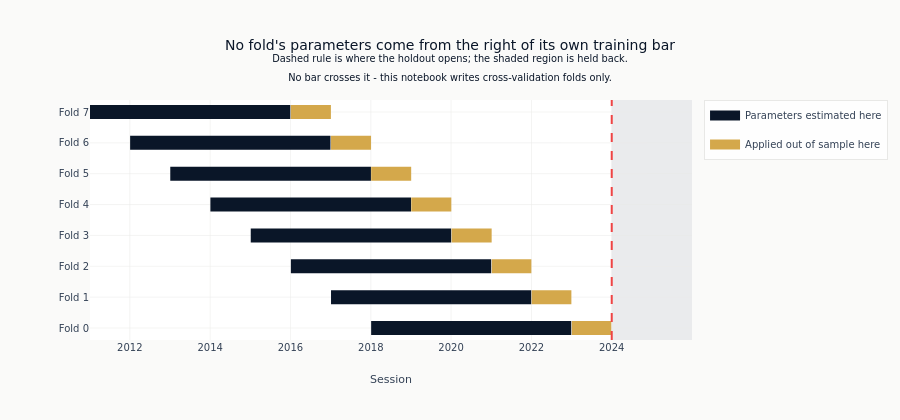

Notebook source saved alongside this figure:
### Markdown cell above
The holdout is drawn on the same axis: shaded from the date it opens to the end of the
price file, with a rule at the boundary itself.

### Code cell
fig.add_vrect(
    x0=HOLDOUT_START.isoformat(),
    x1=max(all_dates).isoformat(),
    fillcolor=COLORS["neutral"],
    opacity=0.10,
    line_width=0,
    layer="below",
)
fig.add_vline(x=HOLDOUT_START.isoformat(), line_dash="dash", line_color=COLORS["negative"])
fig.update_layout(
    title=(
        "No fold's parameters come from the right of its own training bar"
        "<br><sup>Dashed rule is where the holdout opens; the shaded region is held back."
        "<br>No bar crosses it - this notebook writes cross-validation folds only.</sup>"
    ),
    xaxis_title="Session",
    yaxis_title="",
    height=420,
    margin={"l": 90},
)
show_plotly_with_alt(
    fig,
    "One horizontal bar per fold, split into the stretch each fold's models are "
    "estimated on and the later stretch they are applied to out of sample. The bars step "
    "up and to the right, fold zero covering the most recent window and the "
    "highest-numbered fold the oldest. A dashed vertical rule marks where the holdout "
    "opens, with the region beyond it shaded, and every bar ends to the left of it.",
)

### Figure 1 — Plotly figure (JSON) as saved in the notebook; plotly's stock layout.template omitted (floating-point values rounded to 4 significant figures)
{"data": [{"legendgroup": "Parameters estimated here", "line": {"color": "#0a1628", "width": 14}, "mode": "lines", "name": "Parameters estimated here", "showlegend": true, "type": "scatter", "x": ["2018-01-04", "2022-12-29"], "y": ["Fold 0", "Fold 0"]}, {"legendgroup": "Applied out of sample here", "line": {"color": "#D4A84B", "width": 14}, "mode": "lines", "name": "Applied out of sample here", "showlegend": true, "type": "scatter", "x": ["2023-01-03", "2023-12-28"], "y": ["Fold 0", "Fold 0"]}, {"legendgroup": "Parameters estimated here", "line": {"color": "#0a1628", "width": 14}, "mode": "lines", "name": "Parameters estimated here", "showlegend": false, "type": "scatter", "x": ["2017-01-04", "2021-12-30"], "y": ["Fold 1", "Fold 1"]}, {"legendgroup": "Applied out of sample here", "line": {"color": "#D4A84B", "width": 14}, "mode": "lines", "name": "Applied out of sample here", "showlegend": false, "type": "scatter", "x": ["2022-01-03", "2022-12-30"], "y": ["Fold 1", "Fold 1"]}, {"legendgroup": "Parameters estimated here", "line": {"color": "#0a1628", "width": 14}, "mode": "lines", "name": "Parameters estimated here", "showlegend": false, "type": "scatter", "x": ["2016-01-05", "2020-12-31"], "y": ["Fold 2", "Fold 2"]}, {"legendgroup": "Applied out of sample here", "line": {"color": "#D4A84B", "width": 14}, "mode": "lines", "name": "Applied out of sample here", "showlegend": false, "type": "scatter", "x": ["2021-01-05", "2021-12-31"], "y": ["Fold 2", "Fold 2"]}, {"legendgroup": "Parameters estimated here", "line": {"color": "#0a1628", "width": 14}, "mode": "lines", "name": "Parameters estimated here", "showlegend": false, "type": "scatter", "x": ["2015-01-05", "2020-01-02"], "y": ["Fold 3", "Fold 3"]}, {"legendgroup": "Applied out of sample here", "line": {"color": "#D4A84B", "width": 14}, "mode": "lines", "name": "Applied out of sample here", "showlegend": false, "type": "scatter", "x": ["2020-01-06", "2021-01-04"], "y": ["Fold 3", "Fold 3"]}, {"legendgroup": "Parameters estimated here", "line": {"color": "#0a1628", "width": 14}, "mode": "lines", "name": "Parameters estimated here", "showlegend": false, "type": "scatter", "x": ["2014-01-03", "2019-01-02"], "y": ["Fold 4", "Fold 4"]}, {"legendgroup": "Applied out of sample here", "line": {"color": "#D4A84B", "width": 14}, "mode": "lines", "name": "Applied out of sample here", "showlegend": false, "type": "scatter", "x": ["2019-01-04", "2020-01-03"], "y": ["Fold 4", "Fold 4"]}, {"legendgroup": "Parameters estimated here", "line": {"color": "#0a1628", "width": 14}, "mode": "lines", "name": "Parameters estimated here", "showlegend": false, "type": "scatter", "x": ["2013-01-03", "2018-01-02"], "y": ["Fold 5", "Fold 5"]}, {"legendgroup": "Applied out of sample here", "line": {"color": "#D4A84B", "width": 14}, "mode": "lines", "name": "Applied out of sample here", "showlegend": false, "type": "scatter", "x": ["2018-01-04", "2019-01-03"], "y": ["Fold 5", "Fold 5"]}, {"legendgroup": "Parameters estimated here", "line": {"color": "#0a1628", "width": 14}, "mode": "lines", "name": "Parameters estimated here", "showlegend": false, "type": "scatter", "x": ["2012-01-04", "2016-12-30"], "y": ["Fold 6", "Fold 6"]}, {"legendgroup": "Applied out of sample here", "line": {"color": "#D4A84B", "width": 14}, "mode": "lines", "name": "Applied out of sample here", "showlegend": false, "type": "scatter", "x": ["2017-01-04", "2018-01-03"], "y": ["Fold 6", "Fold 6"]}, {"legendgroup": "Parameters estimated here", "line": {"color": "#0a1628", "width": 14}, "mode": "lines", "name": "Parameters estimated here", "showlegend": false, "type": "scatter", "x": ["2011-01-04", "2015-12-31"], "y": ["Fold 7", "Fold 7"]}, {"legendgroup": "Applied out of sample here", "line": {"color": "#D4A84B", "width": 14}, "mode": "lines", "name": "Applied out of sample here", "showlegend": false, "type": "scatter", "x": ["2016-01-05", "2017-01-03"], "y": ["Fold 7", "Fold 7"]}], "layout": {"height": 420, "margin": {"l": 90}, "shapes": [{"fillcolor": "#334155", "layer": "below", "line": {"width": 0}, "opacity": 0.1, "type": "rect", "x0": "2024-01-01", "x1": "2025-12-31", "xref": "x", "y0": 0, "y1": 1, "yref": "y domain"}, {"line": {"color": "#ef4444", "dash": "dash"}, "type": "line", "x0": "2024-01-01", "x1": "2024-01-01", "xref": "x", "y0": 0, "y1": 1, "yref": "y domain"}], "title": {"text": "No fold's parameters come from the right of its own training bar<br><sup>Dashed rule is where the holdout opens; the shaded region is held back.<br>No bar crosses it - this notebook writes cross-validation folds only.</sup>"}, "xaxis": {"title": {"text": "Session"}}, "yaxis": {"title": {"text": ""}}}}
